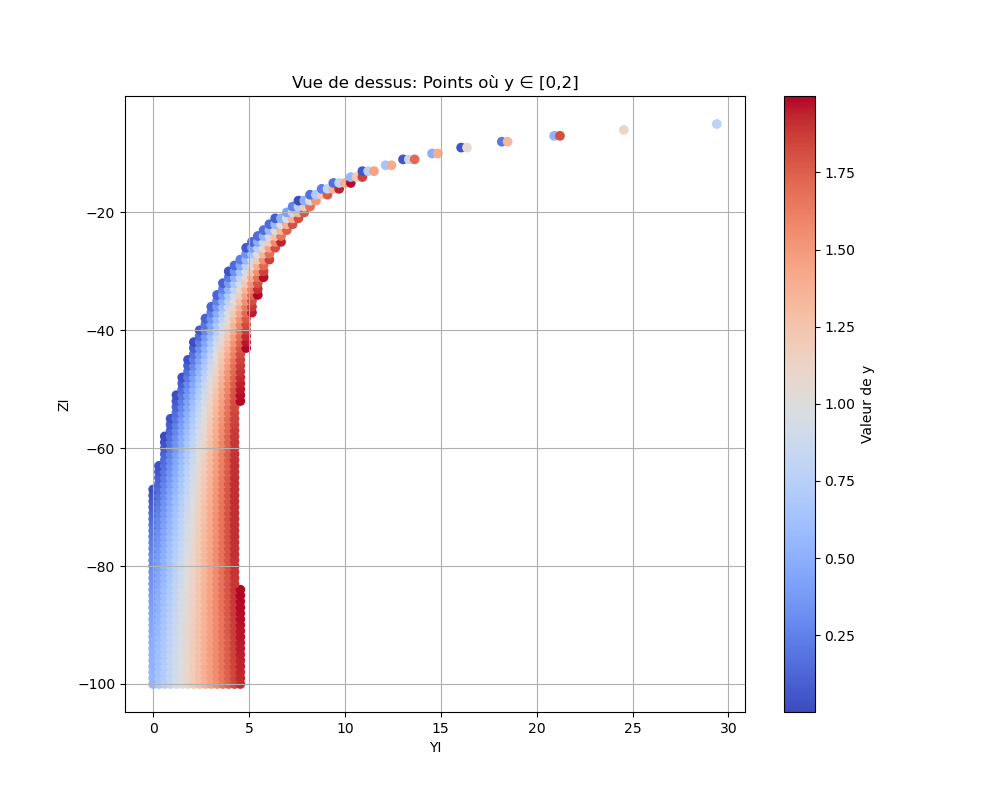
//> input picture biblio/possible-init-vector-values.png, 1000 x 800 px; the run also reads 1 picture not shown here
$ ./SIFT_FLANN_matching_Demo -input1=possible-init-vector-values.png '-input2=vecotr values.png'   (built with g++ and OpenCV 4)
//> lines starting //> are read from the running program, lines starting //| are printed output that depends on the picture
#include <iostream>
#include "opencv2/core.hpp"
#include "opencv2/highgui.hpp"
#include "opencv2/features2d.hpp"

using namespace cv;
using std::cout;
using std::endl;

const char* keys =
    "{ help h |                  | Print help message. }"
    "{ input1 | ../../box.png          | Path to input image 1. }"
    "{ input2 | ../../box_in_scene.png | Path to input image 2. }";

int main( int argc, char* argv[] )
{
    CommandLineParser parser( argc, argv, keys );
    Mat img1 = imread( samples::findFile( parser.get<String>("input1") ), IMREAD_GRAYSCALE );
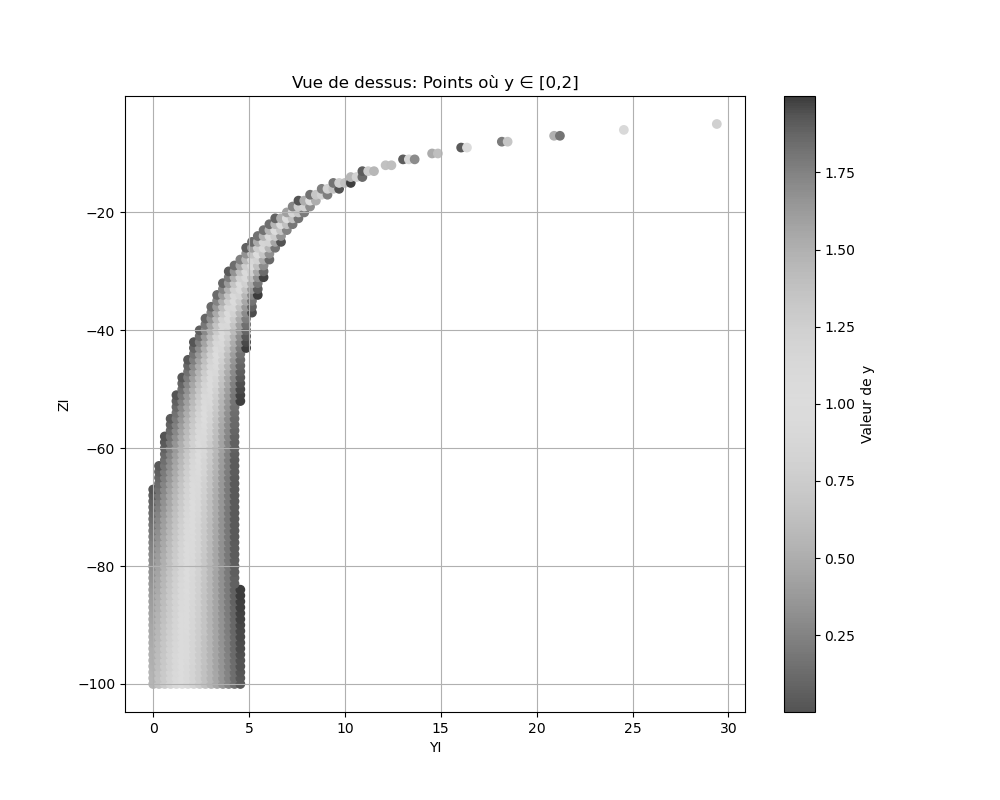
//> img1: 800 rows x 1000 cols, CV_8UC1; min 0, max 255, mean 246
    Mat img2 = imread( samples::findFile( parser.get<String>("input2") ), IMREAD_GRAYSCALE );
    if ( img1.empty() || img2.empty() )
    {
        cout << "Could not open or find the image!\n" << endl;
        parser.printMessage();
        return -1;
    }

    //-- Step 1: Detect the keypoints using SIFT Detector, compute the descriptors
    Ptr<SIFT> detector = SIFT::create( );
    std::vector<KeyPoint> keypoints1, keypoints2;
    Mat descriptors1, descriptors2;
    detector->detectAndCompute( img1, noArray(), keypoints1, descriptors1 );
//> keypoints1 = 654 keypoints; strongest (x, y, size): (297, 87, 1.9), (336, 86, 1.8), (362, 86, 1.8), (449, 80, 1.9)
    detector->detectAndCompute( img2, noArray(), keypoints2, descriptors2 );
//> keypoints2 has the same summary as keypoints1

    //-- Step 2: Matching descriptor vectors with a FLANN based matcher
    // Since SIFT is a floating-point descriptor NORM_L2 is used
    Ptr<DescriptorMatcher> matcher = DescriptorMatcher::create(DescriptorMatcher::FLANNBASED);
    std::vector< std::vector<DMatch> > knn_matches;
    matcher->knnMatch( descriptors1, descriptors2, knn_matches, 2 );
//> knn_matches = 654 matches

    //-- Filter matches using the Lowe's ratio test
    const float ratio_thresh = 0.7f;
    std::vector<DMatch> good_matches;
    for (size_t i = 0; i < knn_matches.size(); i++)
    {
        if (knn_matches[i][0].distance < ratio_thresh * knn_matches[i][1].distance)
        {
            good_matches.push_back(knn_matches[i][0]);
        }
    }
//> after the loop, good_matches = 628 matches

    //-- Draw matches
    Mat img_matches;
    drawMatches( img1, keypoints1, img2, keypoints2, good_matches, img_matches, Scalar::all(-1),
                 Scalar::all(-1), std::vector<char>(), DrawMatchesFlags::NOT_DRAW_SINGLE_POINTS );
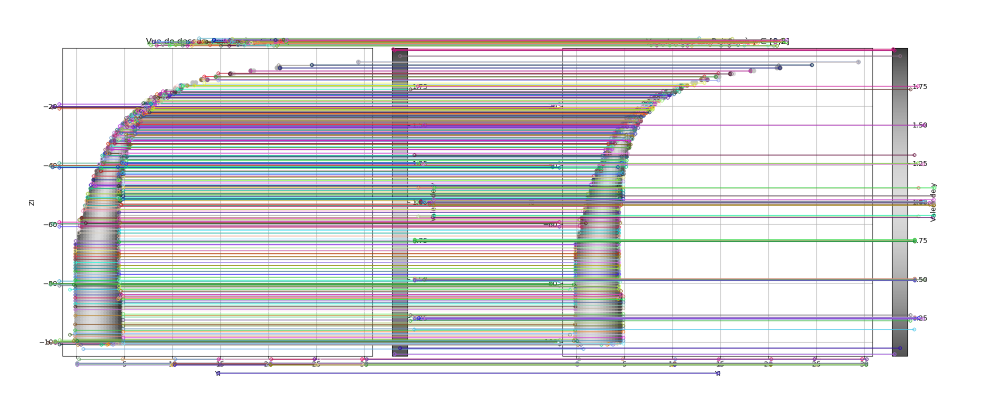
//> img_matches: 800 rows x 2000 cols, CV_8UC3 (shown at 1/2 size); mean B, G, R 218.7, 217.6, 218.2

    //-- Show detected matches
    imshow("Good Matches", img_matches );

    waitKey();
    return 0;
}
